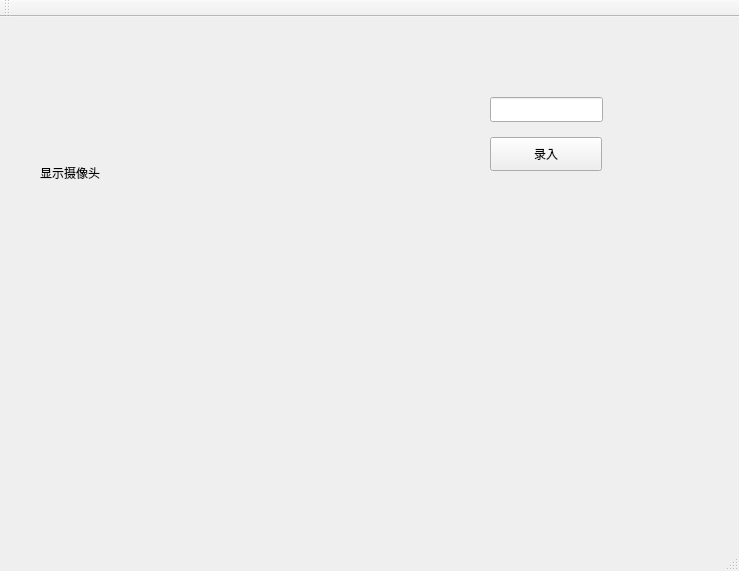
<?xml version="1.0" encoding="UTF-8"?>
<ui version="4.0">
 <class>MainWindow</class>
 <widget class="QMainWindow" name="MainWindow">
  <property name="geometry">
   <rect>
    <x>0</x>
    <y>0</y>
    <width>739</width>
    <height>571</height>
   </rect>
  </property>
  <property name="windowTitle">
   <string>MainWindow</string>
  </property>
  <widget class="QWidget" name="centralWidget">
   <widget class="QLabel" name="label_show">
    <property name="geometry">
     <rect>
      <x>40</x>
      <y>140</y>
      <width>101</width>
      <height>31</height>
     </rect>
    </property>
    <property name="text">
     <string>显示摄像头</string>
    </property>
   </widget>
   <widget class="QPushButton" name="pushButton_study">
    <property name="geometry">
     <rect>
      <x>490</x>
      <y>120</y>
      <width>112</width>
      <height>34</height>
     </rect>
    </property>
    <property name="text">
     <string>录入</string>
    </property>
   </widget>
   <widget class="QLineEdit" name="lineEdit_name">
    <property name="geometry">
     <rect>
      <x>490</x>
      <y>80</y>
      <width>113</width>
      <height>25</height>
     </rect>
    </property>
   </widget>
  </widget>
  <widget class="QMenuBar" name="menuBar">
   <property name="geometry">
    <rect>
     <x>0</x>
     <y>0</y>
     <width>739</width>
     <height>30</height>
    </rect>
   </property>
  </widget>
  <widget class="QToolBar" name="mainToolBar">
   <attribute name="toolBarArea">
    <enum>TopToolBarArea</enum>
   </attribute>
   <attribute name="toolBarBreak">
    <bool>false</bool>
   </attribute>
  </widget>
  <widget class="QStatusBar" name="statusBar"/>
 </widget>
 <layoutdefault spacing="6" margin="11"/>
 <resources/>
 <connections/>
</ui>
